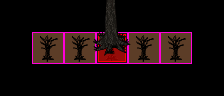

A level layout from a 2D game, rendered from its tile map. Below: a short description, then the map file with tile-grid data replaced by summaries:
An orthogonal 7x3 tile map with 32x32 px tiles, 6 tile layers (RuleRegions, ruleSet, ruleSet, ruleNotSet, ...), 17 hidden layers not drawn, 4 tilesets.

<map version="1.0" orientation="orthogonal" width="7" height="3" tilewidth="32" tileheight="32">
 <tileset firstgid="1" name="Collision" tilewidth="32" tileheight="32">
  <image source="../../graphics/tiles/collision.png" width="64" height="32" />
 </tileset>
 <tileset firstgid="3" name="set_rules" tilewidth="32" tileheight="32">
  <image source="../../graphics/tiles/set_rules.png" width="64" height="64" />
 </tileset>
 <tileset firstgid="7" name="set_hlw" tilewidth="32" tileheight="32">
  <image source="../../graphics/tiles/set_hlw.png" width="256" height="160" />
 </tileset>
 <tileset firstgid="47" name="arvores_x5" tilewidth="32" tileheight="160">
  <image source="../../graphics/tiles/hlw_arvores_x5.png" width="480" height="480" />
 </tileset>
 <layer name="RuleRegions" width="7" height="3">
  <data>[21 cells, 5 non-empty, 1 distinct tile ids]</data>
 </layer>
 <layer name="ruleSet" width="7" height="3">
  <data>[21 cells, 1 non-empty, 1 distinct tile ids]</data>
 </layer>
 <layer name="ruleSet" width="7" height="3">
  <data>[21 cells, 1 non-empty, 1 distinct tile ids]</data>
 </layer>
 <layer name="ruleNotSet" width="7" height="3">
  <data>[21 cells, 4 non-empty, 1 distinct tile ids]</data>
 </layer>
 <layer name="ruleNotSet" width="7" height="3" visible="0">
  <data>[21 cells, 4 non-empty, 1 distinct tile ids]</data>
 </layer>
 <layer name="ruleNotSet" width="7" height="3" visible="0">
  <data>[21 cells, 4 non-empty, 1 distinct tile ids]</data>
 </layer>
 <layer name="ruleNotSet" width="7" height="3" visible="0">
  <data>[21 cells, 4 non-empty, 1 distinct tile ids]</data>
 </layer>
 <layer name="ruleNotSet" width="7" height="3" visible="0">
  <data>[21 cells, 4 non-empty, 1 distinct tile ids]</data>
 </layer>
 <layer name="ruleNotSet" width="7" height="3" visible="0">
  <data>[21 cells, 4 non-empty, 1 distinct tile ids]</data>
 </layer>
 <layer name="ruleNotSet" width="7" height="3" visible="0">
  <data>[21 cells, 4 non-empty, 1 distinct tile ids]</data>
 </layer>
 <layer name="ruleNotSet" width="7" height="3" visible="0">
  <data>[21 cells, 4 non-empty, 1 distinct tile ids]</data>
 </layer>
 <layer name="rule1_Collision" width="7" height="3">
  <data>[21 cells, 3 non-empty, 2 distinct tile ids]</data>
 </layer>
 <layer name="rule2_Collision" width="7" height="3" visible="0">
  <data>[21 cells, 3 non-empty, 2 distinct tile ids]</data>
 </layer>
 <layer name="rule3_Collision" width="7" height="3" visible="0">
  <data>[21 cells, 3 non-empty, 2 distinct tile ids]</data>
 </layer>
 <layer name="rule4_Collision" width="7" height="3" visible="0">
  <data>[21 cells, 3 non-empty, 2 distinct tile ids]</data>
 </layer>
 <layer name="rule5_Collision" width="7" height="3" visible="0">
  <data>[21 cells, 3 non-empty, 2 distinct tile ids]</data>
 </layer>
 <layer name="rule6_Collision" width="7" height="3" visible="0">
  <data>[21 cells, 3 non-empty, 2 distinct tile ids]</data>
 </layer>
 <layer name="rule1_Fringe" width="7" height="3">
  <data>[21 cells, 3 non-empty, 3 distinct tile ids]</data>
 </layer>
 <layer name="rule2_Fringe" width="7" height="3" visible="0">
  <data>[21 cells, 3 non-empty, 3 distinct tile ids]</data>
 </layer>
 <layer name="rule3_Fringe" width="7" height="3" visible="0">
  <data>[21 cells, 3 non-empty, 3 distinct tile ids]</data>
 </layer>
 <layer name="rule4_Fringe" width="7" height="3" visible="0">
  <data>[21 cells, 3 non-empty, 3 distinct tile ids]</data>
 </layer>
 <layer name="rule5_Fringe" width="7" height="3" visible="0">
  <data>[21 cells, 3 non-empty, 3 distinct tile ids]</data>
 </layer>
 <layer name="rule6_Fringe" width="7" height="3" visible="0">
  <data>[21 cells, 3 non-empty, 3 distinct tile ids]</data>
 </layer>
</map>
